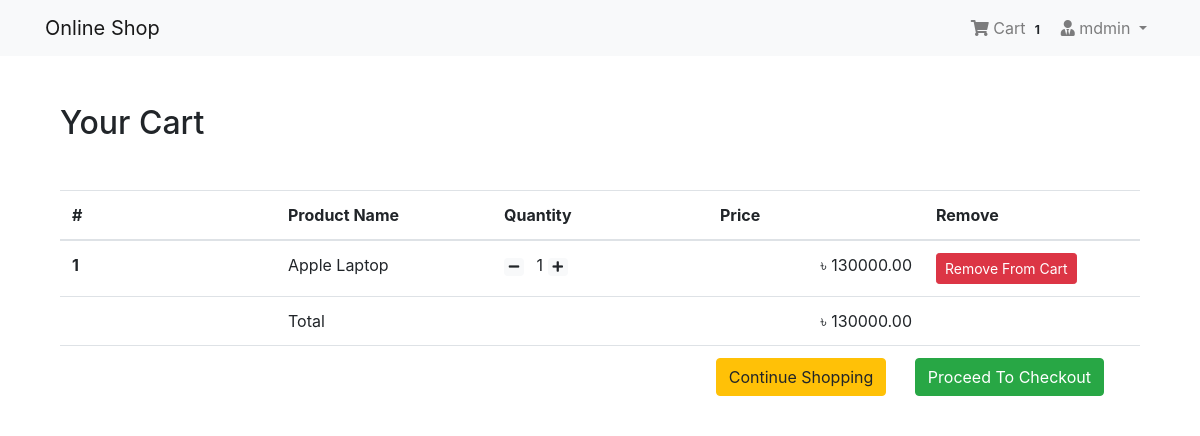
Page /shop/cart/ (signed in) on the earlier database version.
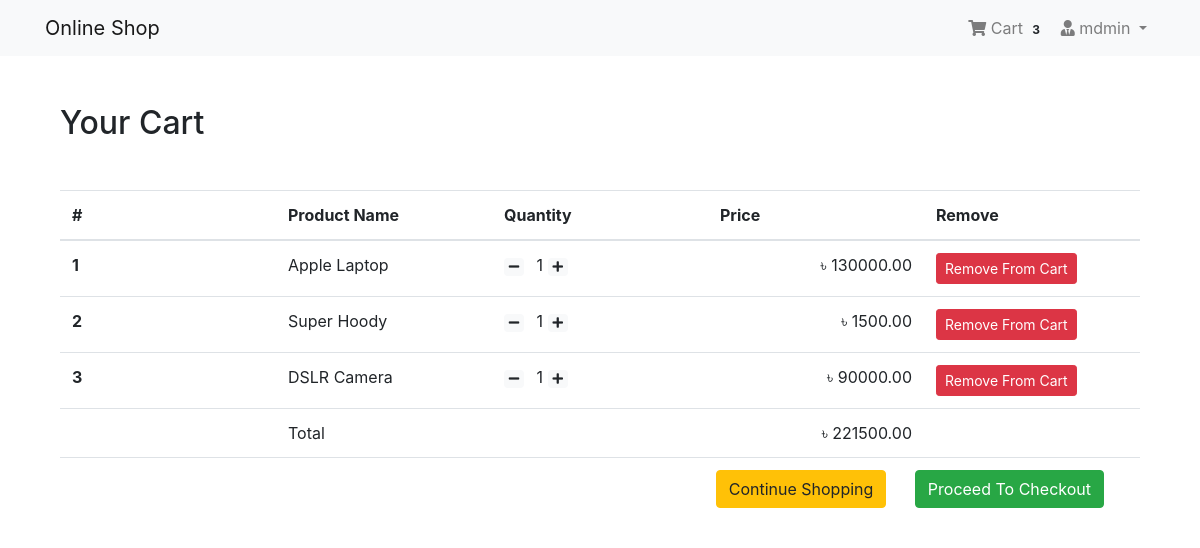
Same page on the later database version.
### App_Login/models.py (models this page shows, shortened)
class User(AbstractBaseUser, PermissionsMixin):
    email = models.EmailField(unique=True, null=False)
    is_staff = models.BooleanField(
        ugettext_lazy('staff status'),
        default=False,
        help_text=ugettext_lazy(
            "Designate whather the user can log in this site")
    )
    is_active = models.BooleanField(
        ugettext_lazy('active'),
        default=True,
        help_text=ugettext_lazy(
            'Designate whether this user should be treated as active. Unselect this instead of deleting accounts')
    )
    USERNAME_FIELD = 'email'
    objects = MyUserManager()

class Profile(models.Model):
    user = models.OneToOneField(
        User, on_delete=models.CASCADE, related_name="profile")
    username = models.CharField(max_length=264, blank=True)
    full_name = models.CharField(max_length=264, blank=True)
    address_1 = models.CharField(max_length=300, blank=True)
    city = models.CharField(max_length=40, blank=True)
    zipcode = models.CharField(max_length=10, blank=True)
    zipcode = models.CharField(max_length=10, blank=True)
    phone = models.CharField(max_length=20, blank=True)
    date_joined = models.DateTimeField(auto_now_add=True)

### App_Order/models.py (models this page shows, shortened)
class Order(models.Model):
    orderitems = models.ManyToManyField(Cart)
    user = models.ForeignKey(settings.AUTH_USER_MODEL,
                             on_delete=models.CASCADE)
    ordered = models.BooleanField(default=False)
    created = models.DateTimeField(auto_now_add=True)
    paymentId = models.CharField(max_length=264, blank=True, null=True)
    orderId = models.CharField(max_length=200, blank=True, null=True)
    def get_totals(self):
        total = 0
        for order_item in self.orderitems.all():
            total += float(order_item.get_total())
        return total

class Cart(models.Model):
    user = models.ForeignKey(settings.AUTH_USER_MODEL,
                             on_delete=models.CASCADE, related_name="cart")
    item = models.ForeignKey(Product, on_delete=models.CASCADE)
    quantity = models.IntegerField(default=1)
    purchased = models.BooleanField(default=False)
    created = models.DateTimeField(auto_now_add=True)
    updated = models.DateTimeField(auto_now=True)
    def get_total(self):
        total = self.item.price*self.quantity
        float_total = format(total, '0.2f')
        return float_total

### App_Shop/models.py (models this page shows, shortened)
class Product(models.Model):
    mainimage = models.ImageField(upload_to="Products")
    name = models.CharField(max_length=264)
    category = models.ForeignKey(
        Category, on_delete=models.CASCADE, related_name="category")
    preview_text = models.TextField(
        max_length=200, verbose_name="Preview Text")
    detail_text = models.TextField(max_length=1000, verbose_name="Description")
    price = models.FloatField()
    old_price = models.FloatField(default=0.00)
    created = models.DateTimeField(auto_now_add=True)
    class Meta:
        ordering = ['-created', ]

### App_Order/views.py (the view)
# urls.py: path('cart/', views.cart_view, name="cart"),
@login_required
def cart_view(request):
    cart = Cart.objects.filter(user=request.user, purchased=False)
    orders = Order.objects.filter(user=request.user, ordered=False)
    if cart.exists() and orders.exists():
        order = orders[0]
        return render(request, "App_Order/cart.html", context={'carts': cart, 'order': order})
    else:
        messages.warning(request, "You don't have any item in your cart")
        return redirect("App_Shop:home")

### App_Order/templatetags/cart_tag.py (called while the page is built)
@register.filter
def cart_total(user):
    order = Order.objects.filter(user=user, ordered=False)
    if order.exists():
        return order[0].orderitems.count()
    else:
        return 0

### templates/App_Order/cart.html
{% extends 'base.html' %}
{% block body_block %}
<div class="container my-5">
    <div class="my-5">
        <h2>Your Cart</h2>
    </div>
    <table class="table table-hover">
        <thead>
            <tr>
                <th scope="col" width="15%">#</th>
                <th scope="col" width="15%">Product Name</th>
                <th scope="col" width="15%">Quantity</th>
                <th scope="col" width="15%" align="right">Price</th>
                <th scope="col" width="15%">Remove</th>
            </tr>
        </thead>
        <tbody>
            {% for cart in carts %}
                <tr>
                    <th scope="row">{{ forloop.counter }}</th>
                    <td>{{ cart.item.name }}</td>
                    <td>
                        <a href="{% url 'App_Order:decrease' pk=cart.item.pk %}" class="mr-2"><span class="badge badge-light"><i class="fas fa-minus"></i></span></a>
                        {{ cart.quantity }}
                        <a href="{% url 'App_Order:increase' pk=cart.item.pk %}" class="mr-2"><span class="badge badge-light"><i class="fas fa-plus"></i></span></a>
                    </td>
                    <td align="right">&#2547; {{ cart.get_total }}</td>
                    <td><a href="{% url 'App_Order:remove' pk=cart.item.pk %}" class="btn btn-danger btn-sm">Remove From Cart</a></td>
                </tr>
            {% endfor %}
                <tr>
                    <th scope="row"></th>
                    <td colspan="2">Total</td>
                    <td align="right">&#2547; {{ order.get_totals|floatformat:2 }}</td>
                    <td></td>
                </tr>
                <tr>
                    <th scope="row"></th>
                    <td colspan="4" class="text-right">
                        <a href="{% url 'App_Shop:home' %}" class="btn btn-warning mr-4">Continue Shopping</a>
                        <a href="{% url 'App_Payment:checkout' %}" class="btn btn-success mr-4">Proceed To Checkout</a>
                    </td>
                </tr>
        </tbody>
    </table>
</div>
{% endblock body_block %}

### templates/base.html (shortened to what this page needs)
{% load static %}
<!DOCTYPE html>
<html lang="en">
  <head>
    <link rel="stylesheet" href="https://stackpath.bootstrapcdn.com/bootstrap/4.3.1/css/bootstrap.min.css"/>
    <link href="https://cdnjs.cloudflare.com/ajax/libs/font-awesome/5.10.2/css/all.css" rel="stylesheet" />
    <link rel="stylesheet" href="{% static 'css/main.css' %}" />
  </head>
  <body>
    {% include 'navbar.html' %}
    <div class="container">
      {% block body_block %} {% endblock body_block %}
    </div>
  </body>
</html>

### templates/navbar.html (shortened to what this page needs)
{% load cart_tag %}
<nav class="navbar navbar-expand-lg navbar-light bg-light">
  <div class="container">
    <a href="{% url 'App_Shop:home' %}" class="navbar-brand">Online Shop</a>
    <div class="collapse navbar-collapse" id="nabarNav">
        <ul class="navbar-nav ml-auto">
        {% if request.user.is_authenticated %}
            <li class="nav-item">
                <a href="{% url 'App_Order:cart' %}" class="nav-link">
                    <i class="fa fa-shopping-cart"></i> Cart
                    <span class="badge badge-light">{{ request.user|cart_total }}</span>
                </a>
            </li>
            <li class="nav-item dropdown">
                <a class="nav-link dropdown-toggle" href="#" id="navbarDropdown" role="button" data-toggle="dropdown" aria-haspopup="true" aria-expanded="false">
                    <i class="fas fa-user-tie"></i> {{request.user.profile.username}}
                </a>
            </li>
            {% else %}
            <li class="nav-item">
                <a href="{% url 'App_Login:login' %}" class="btn btn-primary">Login</a>
            </li>
            {% endif %}
        </ul>
    </div>
  </div>
</nav>

Differences in the rows shown:
computed for User "mdmin": user|cart_total "1" → "3"
added Cart: item.name "Super Hoody", quantity "1", get_total "1500.00"
added Cart: item.name "DSLR Camera", quantity "1", get_total "90000.00"
computed for Order: get_totals "130000.00" → "221500.00"
